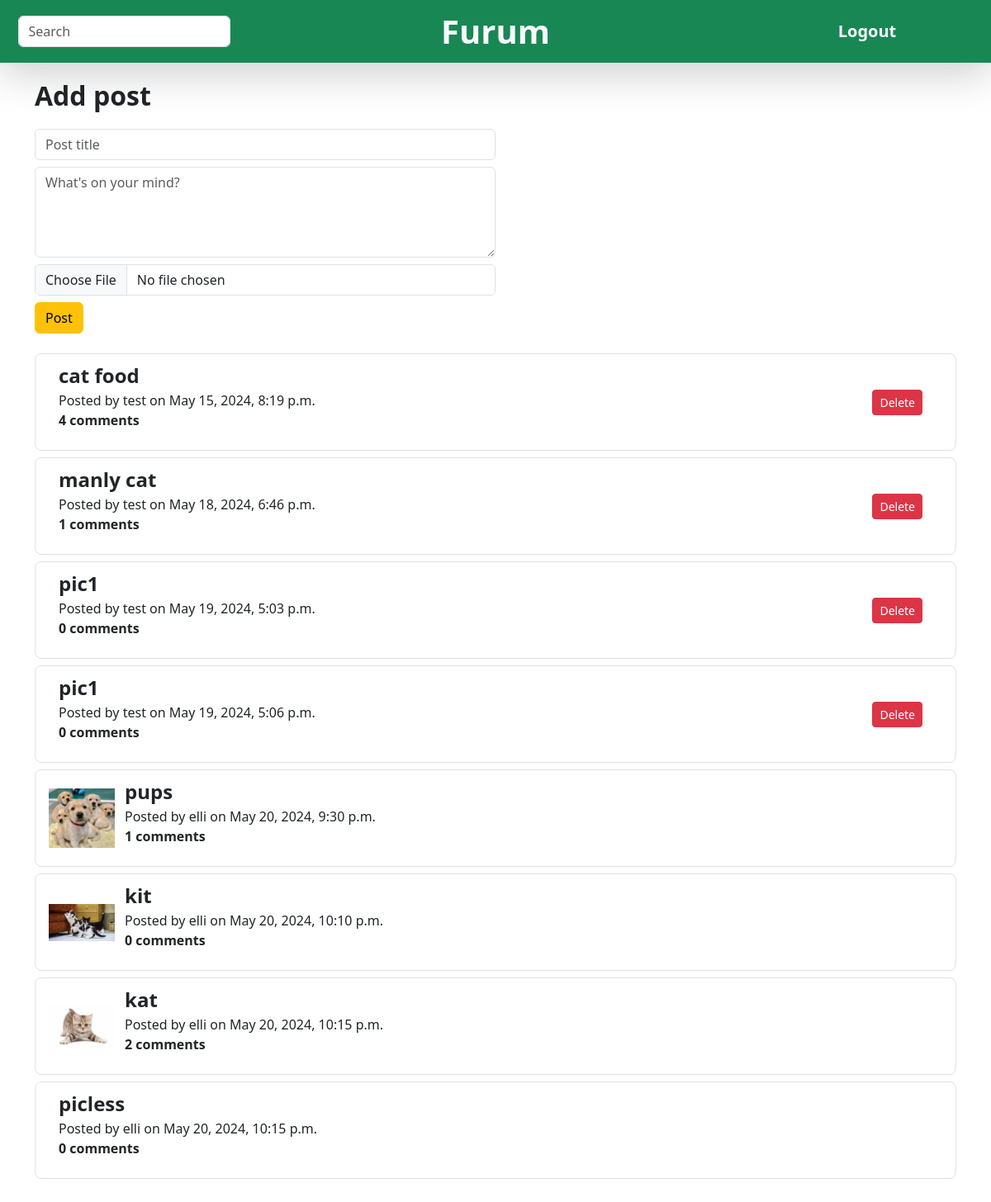
/furum/posts/cats/ (signed in), run on the app's committed database.
### furumapp/models.py (models this page shows, shortened)
class Post(models.Model):
    title = models.CharField(max_length=200)
    text = models.CharField(max_length=5000)
    timestamp = models.DateTimeField(default=datetime.datetime.now())
    user = models.ForeignKey(User, on_delete=models.CASCADE)
    comment_count = models.IntegerField()
    topic = models.CharField(max_length=100)
    image = models.ImageField(upload_to='images', blank=True)

### furumapp/views.py (the view, shortened to what this page needs)
# urls.py: path('posts/<str:topic>/', views.Posts_View, name='posts'),
def Posts_View(request, topic):
    if request.method == 'GET':
        default_data = {'image': ''}
        form = PostForm()
        posts = Post.objects.filter(topic=topic)
        context = {"posts": posts, "topic": topic, "form":form}
        return render(request, "furumapp/postsview.html", context)

### furumapp/forms.py
class PostForm(forms.ModelForm):
    title = forms.CharField(widget=forms.TextInput(attrs={"class":"form-control", "name":"title","placeholder":"Post title"}))
    text = forms.CharField(widget=forms.Textarea(attrs={"class":"form-control my-2", "name":"text", "placeholder":"What's on your mind?", "rows":4}))
    image = forms.ImageField(required=False, widget=forms.ClearableFileInput(attrs={"class":"form-control mb-2"}),
    )
    class Meta:
        model = Post
        fields = ['title', 'text', 'image']

### furumapp/templates/furumapp/postsview.html (shortened to what this page needs)
{% extends "furumapp/base.html" %}
{% load static %}
{% block content %}
    <div class="container mt-3 d-flex flex-column justify-content-center">
        {%if request.user.is_authenticated %}
           <div class="mb-4 w-50">
                <form method="POST" enctype="multipart/form-data">
                    <p class="fs-2 fw-bold">Add post</p>
                    {{form.title}}
                    {{form.text}}
                    {{form.image}}
                    <input class="btn btn-warning " type="submit" value="Post" />
                </form>
            </div>
        {%endif%}
        {% if posts %}
            {% for post in posts %}
                <div class="d-flex flex-column mb-2 py-2 border rounded-3">
                    <a class="d-flex link-dark text-decoration-none px-3" href="/furum/post/{{ post.id }}/">
                        <div class="d-flex flex-grow-1 align-items-center">
                            {%if post.image %}
                                <div class="d-flex">
                                    <img src="{{post.image.url}}" width="80">
                                </div>
                            {%endif%}
                            <div class="d-flex container flex-column">
                                <div>
                                    <p class="my-0 fs-4 fw-bold">{{ post.title }}</p>
                                </div>
                                <div>
                                    <p class="my-0">Posted by {{ post.user.username }} on {{ post.timestamp }}</p>
                                </div>
                                <div>
                                    <p class="fw-bold">{{ post.comment_count }} comments</p>
                                </div>
                            </div>
                        </div>
                        {%if request.user == post.user %}
                        <div class="d-flex justify-content-end align-items-center mx-4">
                            <form action="{% url 'post_delete' topic post.id %}" method="post">
                                <input type="submit" value="Delete" class="btn btn-danger btn-sm ">
                            </form>
                        </div>
                        {%endif%}
                    </a>
                </div>
            {% endfor %}
    {% else %}
        <p class="fs-3">No posts in this topic.</p>
    {% endif %}
        </div>
{% endblock %}

### data on the page
Post: title "cat food", user.username "test", timestamp "May 15, 2024, 8:19 p.m.", comment_count "4"
Post: title "manly cat", user.username "test", timestamp "May 18, 2024, 6:46 p.m.", comment_count "1"
Post: title "pic1", user.username "test", timestamp "May 19, 2024, 5:03 p.m.", comment_count "0"
Post: title "pic1", user.username "test", timestamp "May 19, 2024, 5:06 p.m.", comment_count "0"
Post: image (picture), title "pups", user.username "elli", timestamp "May 20, 2024, 9:30 p.m.", comment_count "1"
Post: image (picture), title "kit", user.username "elli", timestamp "May 20, 2024, 10:10 p.m.", comment_count "0"
Post: image (picture), title "kat", user.username "elli", timestamp "May 20, 2024, 10:15 p.m.", comment_count "2"
Post: title "picless", user.username "elli", timestamp "May 20, 2024, 10:15 p.m.", comment_count "0"
